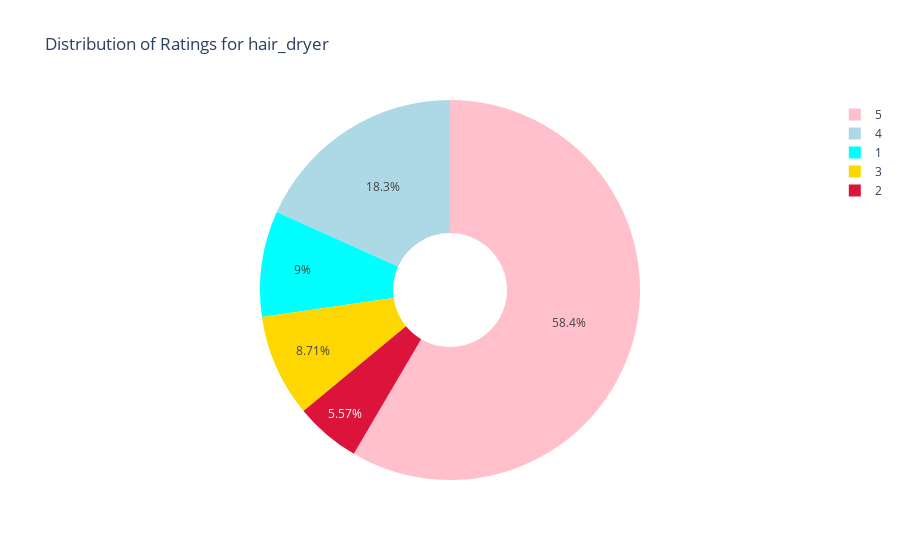
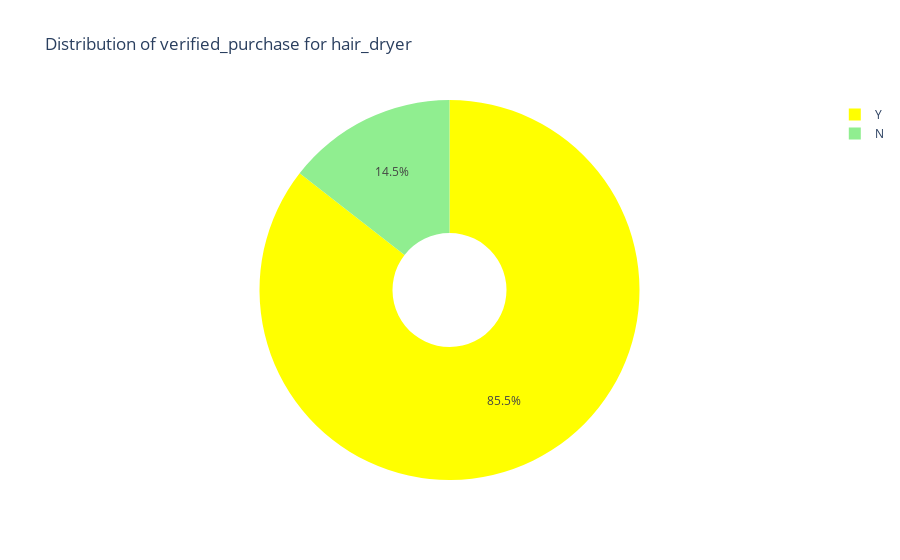
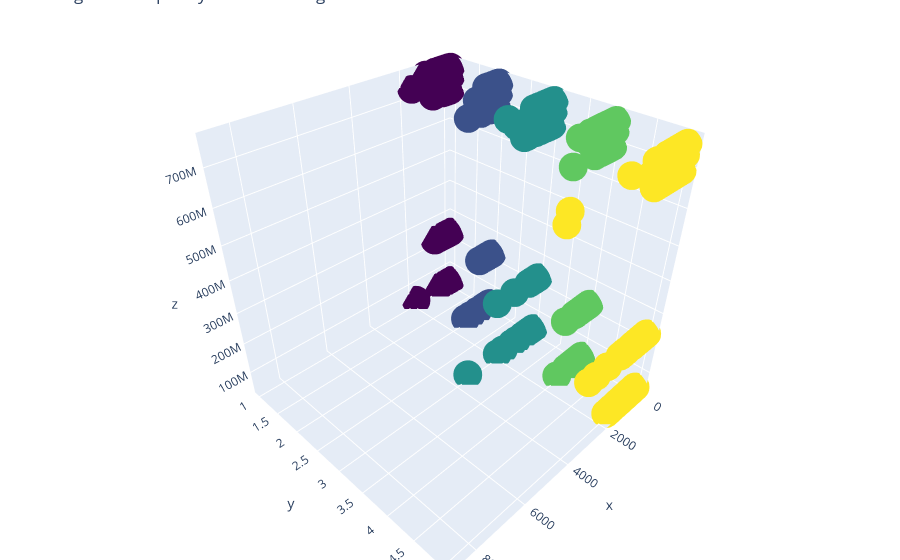

The notebook cell these images were saved under, in order:
### Code cell
vis_data(data_total[0],"hair_dryer")

### Figure 1 — Plotly figure (JSON) as saved in the notebook; plotly's stock layout.template omitted (floating-point values rounded to 4 significant figures)
{"data": [{"hole": 0.3, "labels": [5, 4, 1, 3, 2], "marker": {"colors": ["pink", "lightblue", "aqua", "gold", "crimson"]}, "name": "hair_dryer", "type": "pie", "values": [6704, 2096, 1032, 999, 639]}], "layout": {"paper_bgcolor": "#ffffff", "plot_bgcolor": "#ffffff", "title": {"text": "Distribution of Ratings for hair_dryer"}}}

### Figure 2 — Plotly figure (JSON) as saved in the notebook; plotly's stock layout.template omitted (floating-point values rounded to 4 significant figures)
{"data": [{"hole": 0.3, "labels": ["Y", "N"], "marker": {"colors": ["yellow", "lightgreen"]}, "name": "hair_dryer", "type": "pie", "values": [9811, 1659]}], "layout": {"paper_bgcolor": "#ffffff", "plot_bgcolor": "#ffffff", "title": {"text": "Distribution of verified_purchase for hair_dryer"}}}

### Figure 3 — Plotly figure (JSON) as saved in the notebook; plotly's stock layout.template omitted (floating-point values rounded to 4 significant figures; data arrays with more than 128 entries replaced by an {"elided": "..."} marker saying what was removed)
{"data": [{"marker": {"color": {"elided": "11470 int values"}, "colorscale": [[0, "#440154"], [0.1111, "#482878"], [0.2222, "#3e4989"], [0.3333, "#31688e"], [0.4444, "#26828e"], [0.5556, "#1f9e89"], [0.6667, "#35b779"], [0.7778, "#6ece58"], [0.8889, "#b5de2b"], [1, "#fde725"]], "size": 10}, "mode": "markers", "name": "hair_dryer", "type": "scatter3d", "x": {"elided": "11470 int values"}, "y": {"elided": "11470 int values"}, "z": {"elided": "2508 int values"}}], "layout": {"margin": {"b": 0, "l": 0, "r": 0, "t": 0}, "paper_bgcolor": "#ffffff", "plot_bgcolor": "#ffffff", "title": {"text": "Length vs Frequency word vs Ratings"}}}
